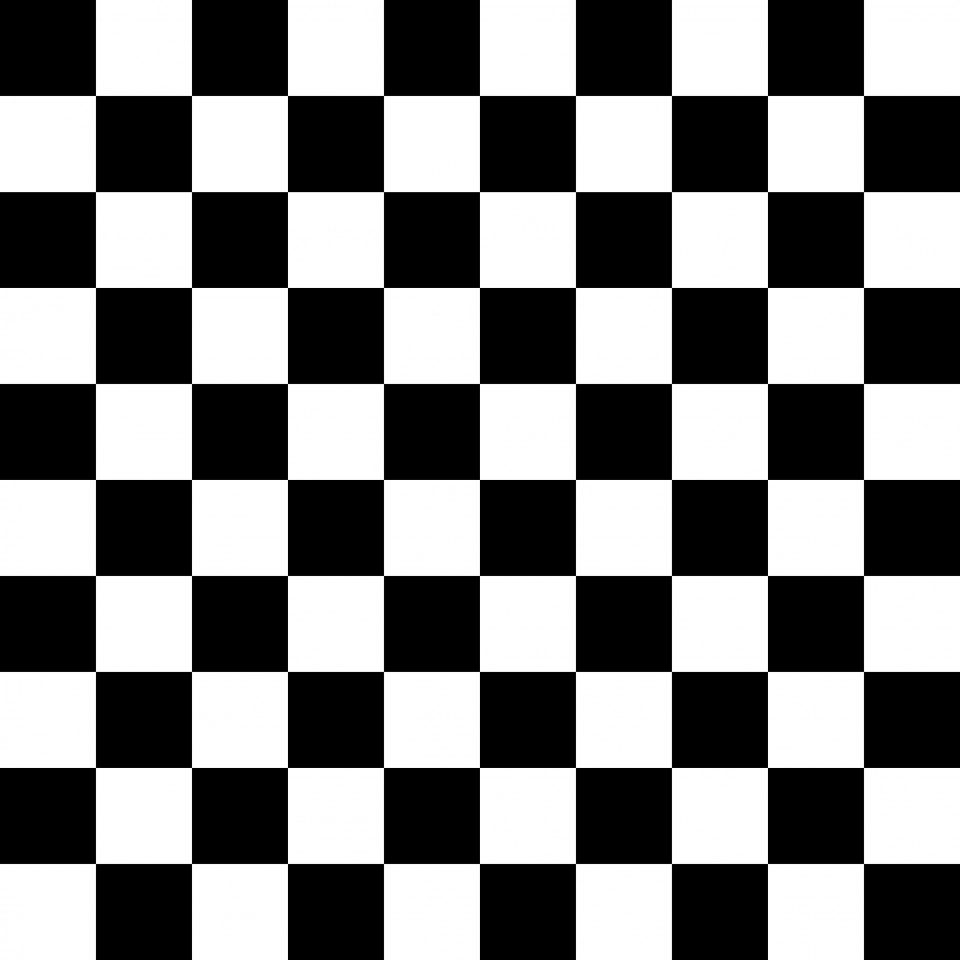
#> input picture Lab2/P2Images/checkerboard.jpg, 1920 x 1920 px (shown at 1/2 size)
$ python -i Lab2_lib.py   (imports and definitions only)
#> lines starting #> are read from the running program, lines starting #| are printed output that depends on the picture
#> further down, picture is the input picture: shape (1920, 1920); min 0, max 255, mean 127.4
import skimage
from skimage import io
from skimage import data
from skimage.transform import resize
from skimage.transform import rotate
import matplotlib.pyplot as plt
from matplotlib import gridspec
from mpl_toolkits.mplot3d import Axes3D
import numpy as np
from numpy import linalg as LA
import time
from scipy import signal
from scipy.ndimage import gaussian_filter


# [347 lines left out: functions convolv_2d_grayscale, my_imfilter, gaussian_2d, make_images_same_size, hybrid_fourier_grayscale, hybrid_fourier and 8 more, not called in this run]


def harris_alpha(i_xx2, i_yy2, i_xy2, alpha=0.04):
    result = i_xx2*i_yy2 - i_xy2**2 - alpha * (i_xx2 + i_yy2)**2
    return result / np.max(result)


def harris_eig(i_xx2, i_yy2, i_xy2):
    det = i_xx2*i_yy2 - i_xy2**2
    trace = i_xx2 + i_yy2
    result = (det / trace)
    return result / np.max(result)


def detect_corners_harris(image, s1=1, s2=2, mode='eig'):
    # [4 lines of commented-out code are left out]
    i_x = gaussian_filter(image, sigma=s1, order=(0,1))
    i_y = gaussian_filter(image, sigma=s1, order=(1,0))
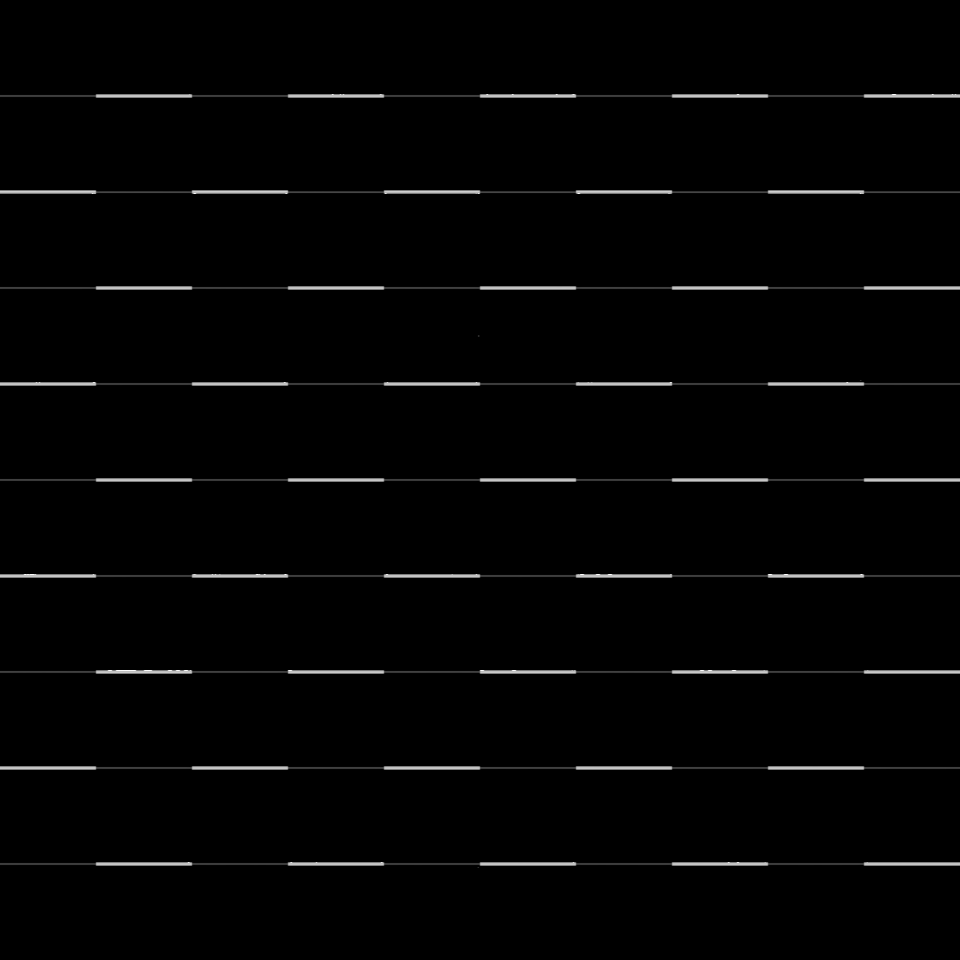
#> i_y: shape (1920, 1920) (shown at 1/2 size); min 0, max 255, mean 3.6
    i_xy = i_x*i_y
    i_xx = i_x**2
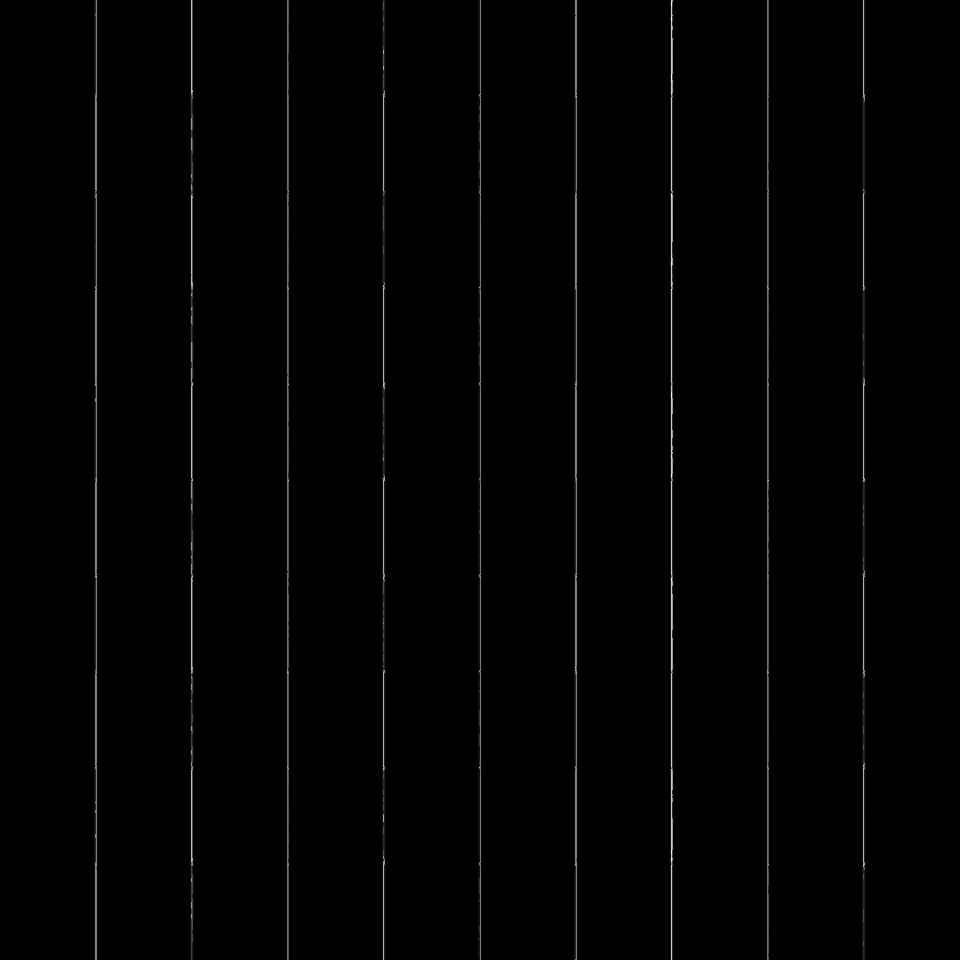
#> i_xx: shape (1920, 1920) (shown at 1/2 size); min 0, max 249, mean 2
    i_yy = i_y**2
    #i_xy2 = signal.convolve2d(i_xy, k2, mode='same')
    #i_xx2 = signal.convolve2d(i_xx, k2, mode='same')
    #i_yy2 = signal.convolve2d(i_yy, k2, mode='same')
    i_xy2 = gaussian_filter(i_xy, sigma=s2, order=0)
    i_xx2 = gaussian_filter(i_xx, sigma=s2, order=0)
    i_yy2 = gaussian_filter(i_yy, sigma=s2, order=0)
    if mode == 'eig':
        result = harris_eig(i_xx2, i_yy2, i_xy2)
#> in harris_eig, `trace = i_xx2 + i_yy2`:
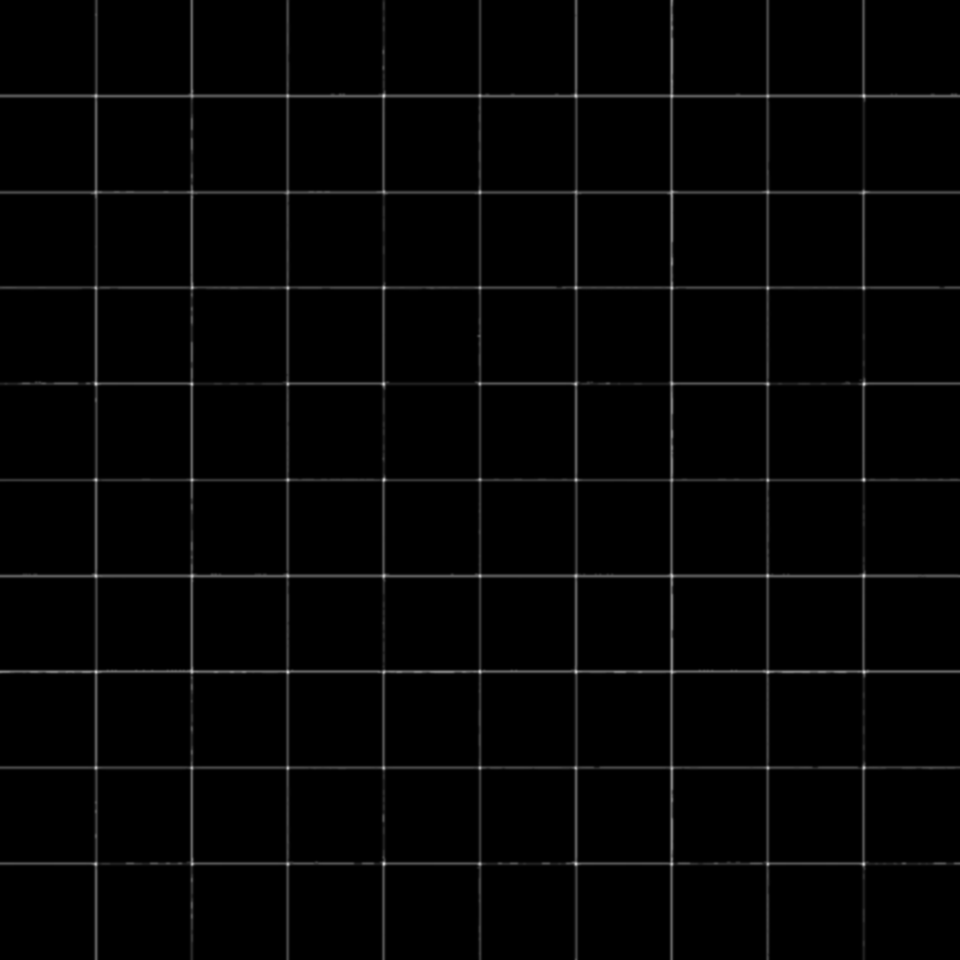
#> trace: shape (1920, 1920) (shown at 1/2 size); min 0, max 218, mean 4.1
#> in harris_eig, `return result / np.max(result)`: returned value: shape (1920, 1920) float64; every value is NaN or infinite
    elif mode == 'alpha':
        result = harris_alpha(i_xx2, i_yy2, i_xy2)
    else:
        print('Invalid Mode')
        return None
    theta = np.arctan2(i_y, i_x)
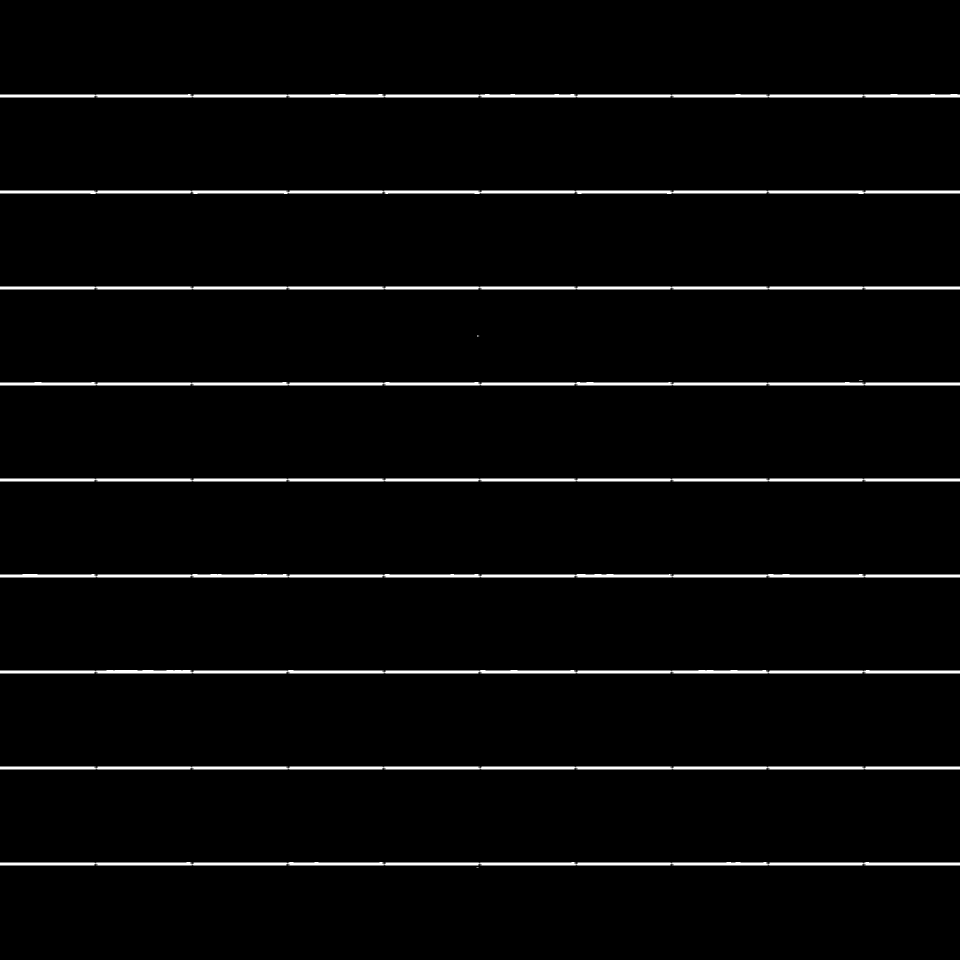
#> theta: shape (1920, 1920) float16 (shown at 1/2 size); min 0, max 1.57, mean 0.0439; drawn with min black and max white
    return result, theta


# [32 lines left out: functions threshold_image, local_maxima_dumb, not called in this run]


def local_maxima_descent(image, pix_dist=3, threshold=0.3):
    # for every pixel in the image:
        # If an ajacent pixel is larger, move to it
        # else store that pixel's (x, y, mag) in a dictionary type thing
#> called with pix_dist = 3, threshold = 0.3
    direc = [[1, 0], [1, 1], [0, 1], [-1, 1], [-1, 0], [-1, -1], [0, -1], [1, -1]]
    im_shape = np.shape(image)
#> im_shape = (1920, 1920)
    local_max = []
    current = []
    nxt = []
    for i in range(im_shape[0] // pix_dist):
        for j in range(im_shape[1] // pix_dist):
            i_im = i * pix_dist
            j_im = j * pix_dist
            nxt.append([i_im, j_im])
    while len(nxt) > 0:
        current = np.copy(nxt)
        nxt = []
        for point in current:
            if image[point[0], point[1]] > threshold:
                found = False
                for d in direc:
                    tmp = [point[0] + d[0], point[1] + d[1]]
                    if not found and (tmp[0] < im_shape[0]) and (tmp[1] < im_shape[1]):
                        if image[tmp[0], tmp[1]] > image[point[0], point[1]]:
                            found = True
                            nxt.append(tmp)
                if not found:
                    local_max.append(point)
#> after the loop, local_max = []
    result = np.unique(local_max, axis=0)
#> result = empty array
    im_filt = np.zeros(np.shape(image))
#> (the run stopped early here; a loop or call above may not have finished)

$ run again, on Lab2/P2Images/triangle.png
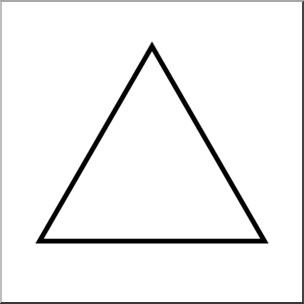
#> input picture Lab2/P2Images/triangle.png, 304 x 304 px
#> picture is the input picture: shape (304, 304); min 0, max 255, mean 242.5
#> in harris_eig, `trace = i_xx2 + i_yy2`:
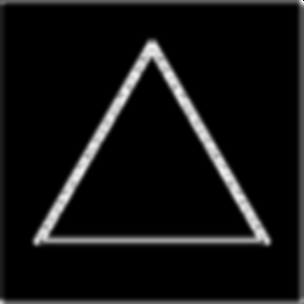
#> trace: shape (304, 304); min 0, max 249, mean 18.1
#> in detect_corners_harris, `theta = np.arctan2(i_y, i_x)`:
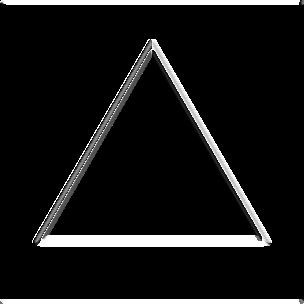
#> theta: shape (304, 304) float16; min 0, max 1.57, mean 0.142; drawn with min black and max white
